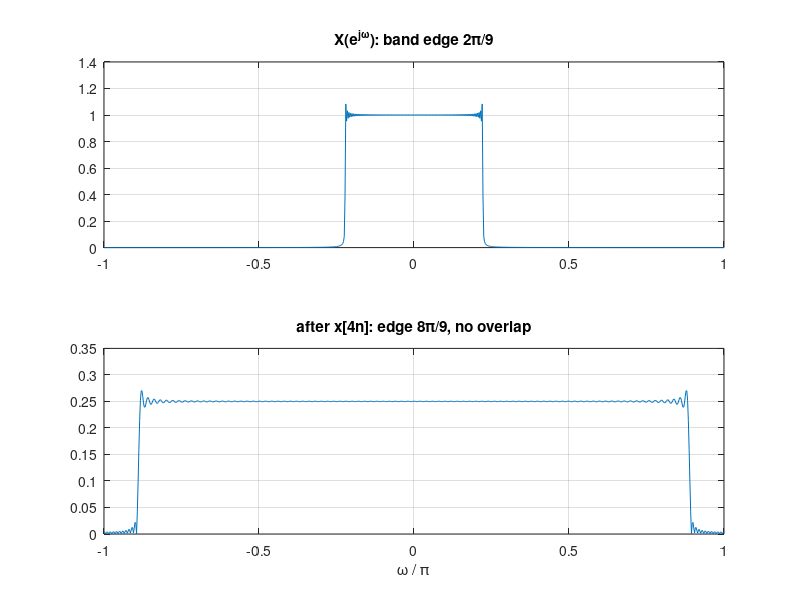

Here is the MATLAB script that generated this plot:
% Signals and Systems — Sampling of Discrete-Time Signals
%title: Downsampling and Upsampling
%ar-title: التخفيض والرفع في معدل العيّنات
%lesson: ss-ch7-5
%course: signals-systems

%% The largest decimation factor
%ar: X(e^{jω}) = 0 عند 2π/9 ≤ |ω| ≤ π، أي ωM = 2π/9. بلا تداخل نحتاج 2π/N ≥ 2ωM، أي N ≤ 4.5، وأكبر عدد صحيح 4.
wM = 2*pi/9;
Nmax = floor(pi/wM);
fprintf('N <= %.2f -> Nmax = %d, ws = 2pi/%d = pi/2\n', pi/wM, Nmax, Nmax)

%% Downsampling stretches the spectrum by N
%ar: نبني إشارة طيفها محدود عند 2π/9 (التفاف sinc)، ونحسب DTFT قبل وبعد x[Nn] لـ N = 4: الطيف يتمدد 4 مرات ويبقى بدون تداخل.
n = -400:400; x = (wM/pi)*((n == 0) + sin(wM*n)./(wM*n + (n == 0)).*(n ~= 0));
w = linspace(-pi, pi, 801);
X = abs(exp(-1j*w.'*n) * x.');
xd = x(mod(n, 4) == 0); nd = n(mod(n, 4) == 0)/4;
Xd = abs(exp(-1j*w.'*nd) * xd.');
subplot(2,1,1); plot(w/pi, X); grid on; title('X(e^{j\omega}): band edge 2\pi/9')
subplot(2,1,2); plot(w/pi, Xd); grid on; title('after x[4n]: edge 8\pi/9, no overlap'); xlabel('\omega / \pi')
edge = max(w(Xd > 0.5*max(Xd)));
fprintf('band edge after decimation by 4: %.3f pi (expected 8/9 = %.3f)\n', edge/pi, 8/9)

%% Up by 2, then down by 9
%ar: لتخفيض بمعامل غير صحيح 9/2: نرفع أولًا بـ 2 (نضع صفرًا بين العيّنات ثم نرشح) ثم نخفض بـ 9. نتحقق من موضع حافة الطيف: 2π/9 × 9/2 = π.
fprintf('net factor 9/2 = %.1f -> band edge moves from 2pi/9 to %.3f pi\n', 9/2, (2/9)*(9/2))

%%! Project idea: changing the sample rate of audio
%ar: مشروع: تحويل تسجيل من 48 kHz إلى 44.1 kHz = رفع بـ 147 ثم خفض بـ 160 مع مرشح بينهما. في MATLAB: resample (Signal Toolbox). هنا نحسب العوامل بـ rat فقط، وهي أول خطوة في أي محوّل.
[p, q] = rat(44100/48000);
fprintf('48 kHz -> 44.1 kHz: up by %d, down by %d\n', p, q)
